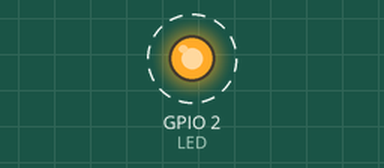
This program was run on a simulated ESP32. Parts: output pins drawn as LEDs (lit = HIGH). Dashed ring = blinking. WiFi joins after 1.5 s; servers stay silent unless stated; what the program prints to the serial monitor is not drawn.

Above: at 2.0 s.
Timing chart, 0 to 6.1 s (numbered marks = the images above):
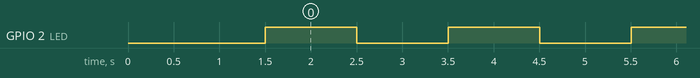

Measured:
- by itself, GPIO 2 (LED): alternates HIGH for 1.0 s and LOW for 1.0 s

The program:

main.cpp
```cpp
#include <WiFi.h>
#include <ESPmDNS.h>
#include <WiFiUdp.h>
#include <ArduinoOTA.h>

#define LED 2

const char* ssid = "MikroTik2G";
const char* password = "abcdef0987654321";

void setup() {

  pinMode(LED, OUTPUT);

  Serial.begin(115200);
  Serial.println("Booting");
  WiFi.mode(WIFI_STA);
  WiFi.begin(ssid, password);
  while (WiFi.waitForConnectResult() != WL_CONNECTED) {
    Serial.println("Connection Failed! Rebooting...");
    delay(5000);
    ESP.restart();
  }

  // Port defaults to 3232
  // ArduinoOTA.setPort(3232);

  // Hostname defaults to esp3232-[MAC]
  // ArduinoOTA.setHostname("myesp32");

  // No authentication by default
  // ArduinoOTA.setPassword("admin");

  // Password can be set with it's md5 value as well
  // MD5(admin) = 21232f297a57a5a743894a0e4a801fc3
  // ArduinoOTA.setPasswordHash("21232f297a57a5a743894a0e4a801fc3");

  ArduinoOTA
    .onStart([]() {
      String type;
      if (ArduinoOTA.getCommand() == U_FLASH)
        type = "sketch";
      else // U_SPIFFS
        type = "filesystem";

      // NOTE: if updating SPIFFS this would be the place to unmount SPIFFS using SPIFFS.end()
      Serial.println("Start updating " + type);
    })
    .onEnd([]() {
      Serial.println("\nEnd");
    })
    .onProgress([](unsigned int progress, unsigned int total) {
      Serial.printf("Progress: %u%%\r", (progress / (total / 100)));
    })
    .onError([](ota_error_t error) {
      Serial.printf("Error[%u]: ", error);
      if (error == OTA_AUTH_ERROR) Serial.println("Auth Failed");
      else if (error == OTA_BEGIN_ERROR) Serial.println("Begin Failed");
      else if (error == OTA_CONNECT_ERROR) Serial.println("Connect Failed");
      else if (error == OTA_RECEIVE_ERROR) Serial.println("Receive Failed");
      else if (error == OTA_END_ERROR) Serial.println("End Failed");
    });

  ArduinoOTA.begin();

  Serial.println("Ready");
  Serial.print("IP address: ");
  Serial.println(WiFi.localIP());
}

void loop() {
  ArduinoOTA.handle();

  // put your main code here, to run repeatedly:
  digitalWrite(LED, HIGH);
  Serial.println("LED is on");
  delay(1000);
  digitalWrite(LED, LOW);
  Serial.println("LED is off");
  delay(1000);
}
```
